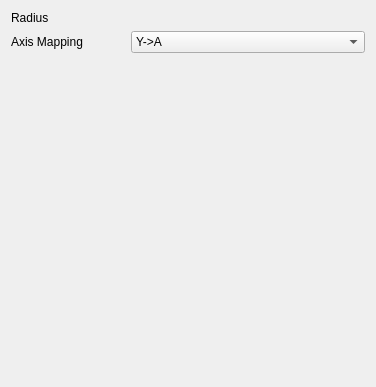
<?xml version="1.0" encoding="UTF-8"?>
<ui version="4.0">
 <class>TaskPanel</class>
 <widget class="QWidget" name="TaskPanel">
  <property name="geometry">
   <rect>
    <x>0</x>
    <y>0</y>
    <width>376</width>
    <height>387</height>
   </rect>
  </property>
  <property name="windowTitle">
   <string>AxisMap Dressup</string>
  </property>
  <layout class="QGridLayout" name="gridLayout">
   <item row="3" column="2">
    <spacer name="verticalSpacer">
     <property name="orientation">
      <enum>Qt::Vertical</enum>
     </property>
     <property name="sizeHint" stdset="0">
      <size>
       <width>20</width>
       <height>275</height>
      </size>
     </property>
    </spacer>
   </item>
   <item row="0" column="0">
    <widget class="QLabel" name="lblRadius">
     <property name="text">
      <string>Radius</string>
     </property>
    </widget>
   </item>
   <item row="0" column="2" colspan="2">
    <widget class="Gui::QuantitySpinBox" name="radius">
     <property name="toolTip">
      <string>&lt;html&gt;&lt;head/&gt;&lt;body&gt;&lt;p&gt;The radius of the wrapped axis&lt;/p&gt;&lt;/body&gt;&lt;/html&gt;</string>
     </property>
     <property name="unit" stdset="0">
      <string notr="true">mm</string>
     </property>
    </widget>
   </item>
   <item row="1" column="0">
    <widget class="QLabel" name="lblAxisMapInput">
     <property name="text">
      <string>Axis Mapping</string>
     </property>
    </widget>
   </item>
   <item row="1" column="2" colspan="2">
    <widget class="QComboBox" name="axisMapInput">
     <property name="toolTip">
      <string notr="true">&lt;html&gt;&lt;head/&gt;&lt;body&gt;&lt;p&gt;The input mapping axis.  Coordinates of the first axis will be mapped to the second.&lt;/p&gt;&lt;/body&gt;&lt;/html&gt;</string>
     </property>
     <property name="currentIndex">
      <number>1</number>
     </property>
     <item>
      <property name="text">
       <string>X-&gt;A</string>
      </property>
     </item>
     <item>
      <property name="text">
       <string>Y-&gt;A</string>
      </property>
     </item>
     <item>
      <property name="text">
       <string>X-&gt;B</string>
      </property>
     </item>
     <item>
      <property name="text">
       <string>Y-&gt;B</string>
      </property>
     </item>
     <item>
      <property name="text">
       <string>X-&gt;C</string>
      </property>
     </item>
     <item>
      <property name="text">
       <string>Y-&gt;C</string>
      </property>
     </item>
    </widget>
   </item>
  </layout>
 </widget>
 <customwidgets>
  <customwidget>
   <class>Gui::QuantitySpinBox</class>
   <extends>QWidget</extends>
   <header>Gui/QuantitySpinBox.h</header>
  </customwidget>
 </customwidgets>
 <resources/>
 <connections/>
</ui>
